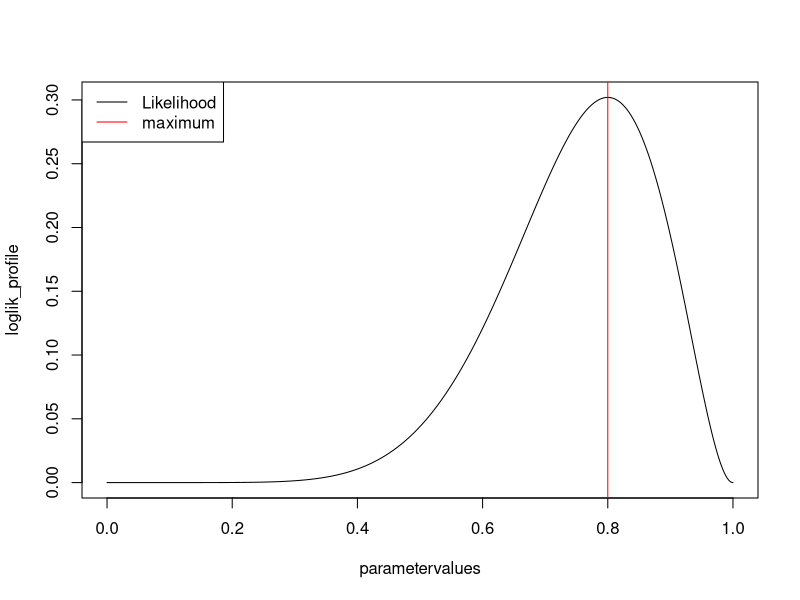
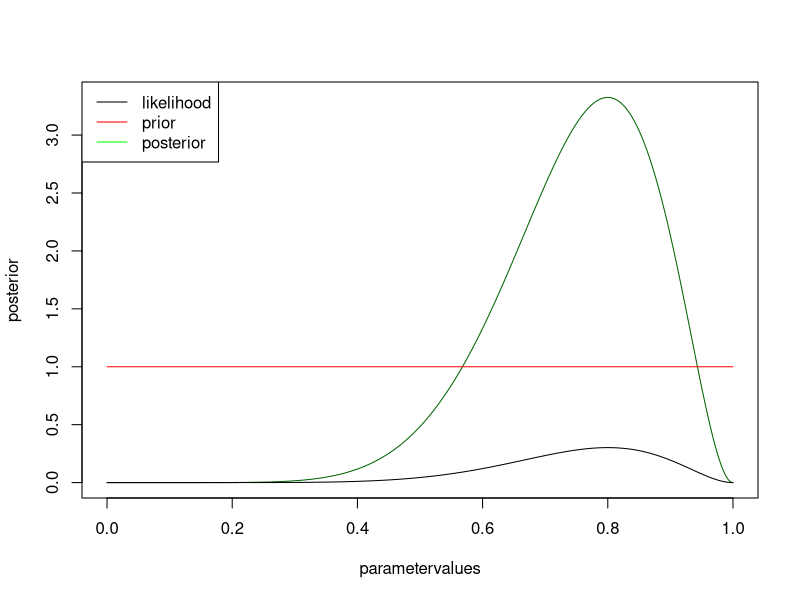
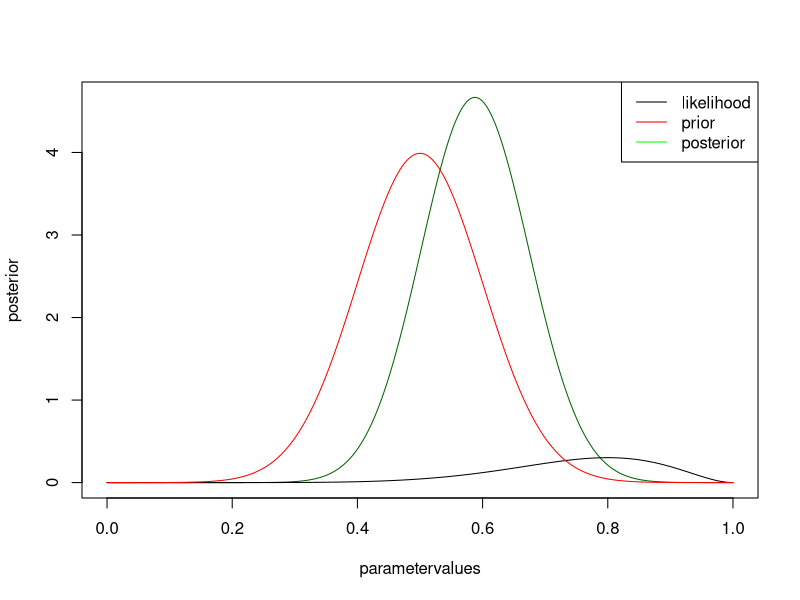

The R script that drew these images, in order:
## ---- chunk 1
knitr::opts_chunk$set(echo = TRUE)
## ---- chunk 2
trials = 10
success = 8
## ---- chunk 3
# parameters to check
parametervalues <- seq(0,1,0.001)
# get the probability for all parametervalues
loglik_profile <- dbinom(success, trials, parametervalues)
# plot results
plot(parametervalues, loglik_profile, type = "l")
legend("topleft", legend = c("Likelihood", "maximum"), col = c("black", "red"), lwd = 1)
abline(v=parametervalues[which.max(loglik_profile)], col = "red")
## ---- chunk 4
prior <- rep(1,1001)
## ---- chunk 5
marg_loglik <- sum(loglik_profile * prior) / length(parametervalues)
## ---- chunk 6
posterior <- loglik_profile * prior / marg_loglik

plot(parametervalues, posterior, col = "darkgreen", type = "l")
lines(parametervalues, loglik_profile)
lines(parametervalues, prior, col = "red" )
legend("topleft", c("likelihood", "prior", "posterior"), col = c("black", "red", "green"), lwd = 1 )
## ---- chunk 7
prior <- dnorm(parametervalues, mean = 0.5, sd = 0.1)
marg_loglik <- sum(loglik_profile * prior) / length(parametervalues)
posterior <- loglik_profile * prior / marg_loglik

plot(parametervalues, posterior, col = "darkgreen", type = "l")
lines(parametervalues, loglik_profile)
lines(parametervalues, prior, col = "red" )
legend("topright", c("likelihood", "prior", "posterior"), col = c("black", "red", "green"), lwd = 1 )
